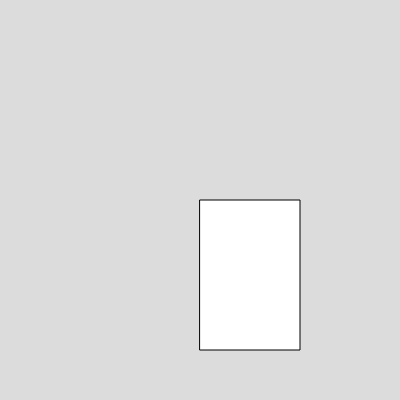
Frame 1 (no input)
Frame 60 (no input): identical to frame 1, image omitted
Frame 120 (the mouse pressed at the canvas centre since frame 60): identical to frame 1, image omitted

The p5.js sketch that drew this single still picture (run headless with seeded random() and noise() and a simulated clock; from frame 60 on, the mouse is pressed at the canvas centre):

// p5.js sketch
// ── sketch.js
var quadroTSC

function setup() 
{
createCanvas(400, 400);
quadroTSC= new Tudosobcontrole(100, 150);
}

function draw() 
{
background(220);
quadroTSC.chaveDeAberturaParaUmNovoMundo();
}


// ── TUDO SOB CONTROLE.js
class Tudosobcontrole{
constructor (largura, altura){
this.x= 200;
this.y= 200;
this.larg= largura;
this.altu= altura;
}
chaveDeAberturaParaUmNovoMundo(){
rect(this.x, this.y, this.larg, this.altu);
}
}
